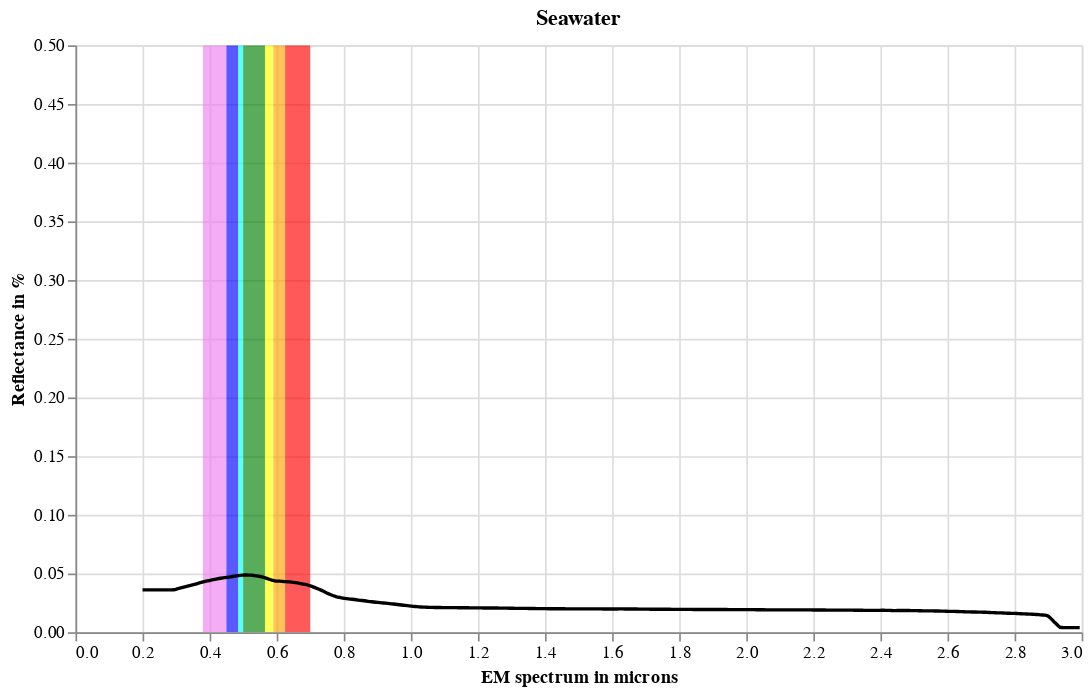

This figure's notebook cell:
### Markdown cell above
> Important: Differenciating objects by comparing their spectral reflectance is central for multi-spectral remote sensing applications!


While the curve represents green vegetation in general, the shape of the curve in the near-infrared range can be used to discriminate between different plant species.
Most healthy vegetation has a very high reflectance in the near-infrared range, while *fake* vegetation, and many other materials don't. In stark contrast to healthy vegetation, liquid water greatly absorbs electromagnetic radiation in the near-infrared spectrum. By dissolving substances, we would also affect the spectral reflectivity of the water.

### Code cell
#collapse
# After the README -1.23e+034 is a NaN value from defective bands
# And that the BECK name string means that we have 480 channels
# ranging from 0.2 - 3 microns
beck_start = 0.2
beck_end = 3
beck_channels = 480
beck_spectrum = pd.DataFrame(np.linspace(beck_start, beck_end, beck_channels), columns=["EM spectrum in microns"])

water_df = pd.read_csv(
    "2020-10-14/splib07a_Seawater_Open_Ocean_SW2_lwch_BECKa_AREF/splib07a_Seawater_Open_Ocean_SW2_lwch_BECKa_AREF.txt", 
    na_values="-1.2300000e+034",
    header=0,
    skiprows=1,
    names=["Reflectance in %"]
)

water_df = water_df.dropna()
water_spectrum = beck_spectrum.merge(water_df, left_index=True, right_index=True)

water_base = alt.Chart(water_spectrum)
interval = alt.selection_interval(bind="scales")

water = water_base.mark_line().encode(
    x=alt.X("EM spectrum in microns", title="EM spectrum in microns"),
    y=alt.Y("Reflectance in %", title="Reflectance in %", scale=alt.Scale(domain=[0, 0.5])),
    color=alt.value("black"),
)

alt.layer(vis_light_chart, water, title="Seawater").add_selection(interval).properties(width=600, height=350)

### Figure 1 — Vega-Lite specification as saved in the notebook (floating-point values rounded to 4 significant figures; data arrays with more than 128 entries replaced by an {"elided": "..."} marker saying what was removed)
{"config": {"view": {"continuousWidth": 400, "continuousHeight": 300}}, "layer": [{"data": {"name": "data-c9bf90468b41708668fae0ba9a5d5550"}, "mark": {"type": "rect", "opacity": 0.65}, "encoding": {"color": {"type": "nominal", "field": "color", "scale": null}, "x": {"type": "quantitative", "field": "start"}, "x2": {"field": "end"}}, "selection": {"selector003": {"type": "interval", "bind": "scales"}}}, {"data": {"name": "data-bbcdc7a9476dfc83e010cee5f6867498"}, "mark": "line", "encoding": {"color": {"value": "black"}, "x": {"type": "quantitative", "field": "EM spectrum in microns", "title": "EM spectrum in microns"}, "y": {"type": "quantitative", "field": "Reflectance in %", "scale": {"domain": [0, 0.5]}, "title": "Reflectance in %"}}}], "height": 350, "title": "Seawater", "width": 600, "$schema": "https://vega.github.io/schema/vega-lite/v4.8.1.json", "datasets": {"data-c9bf90468b41708668fae0ba9a5d5550": [{"color": "violet", "start": 0.38, "end": 0.45}, {"color": "blue", "start": 0.45, "end": 0.485}, {"color": "cyan", "start": 0.485, "end": 0.5}, {"color": "green", "start": 0.5, "end": 0.565}, {"color": "yellow", "start": 0.565, "end": 0.59}, {"color": "orange", "start": 0.59, "end": 0.625}, {"color": "red", "start": 0.625, "end": 0.7}], "data-bbcdc7a9476dfc83e010cee5f6867498": {"elided": "479 records"}}}
